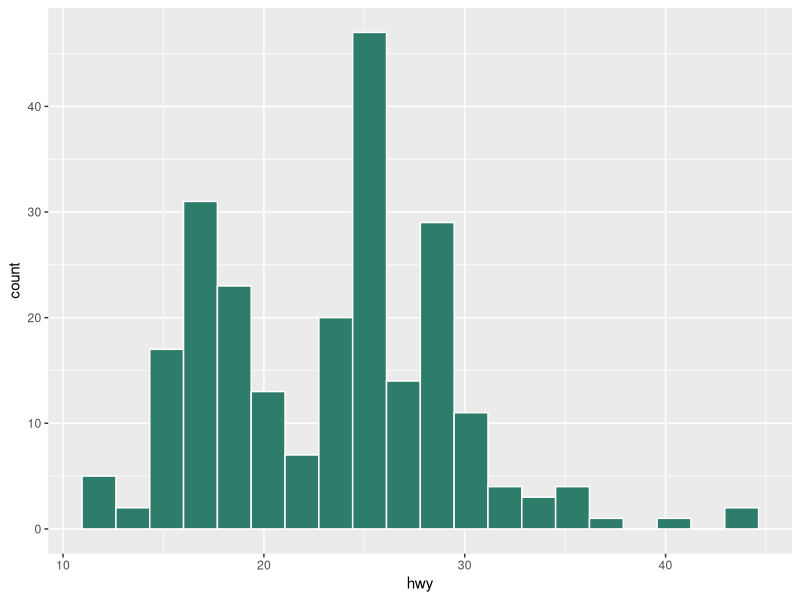

Recreate this plot in R.
## ---- chunk 1
#| label: fig-static
#| fig-cap: "A static figure, computed at build time"
library(ggplot2)
ggplot2::mpg |>
  ggplot(aes(hwy)) +
  geom_histogram(bins = 20, fill = "#2E7D6B", color = "white")
